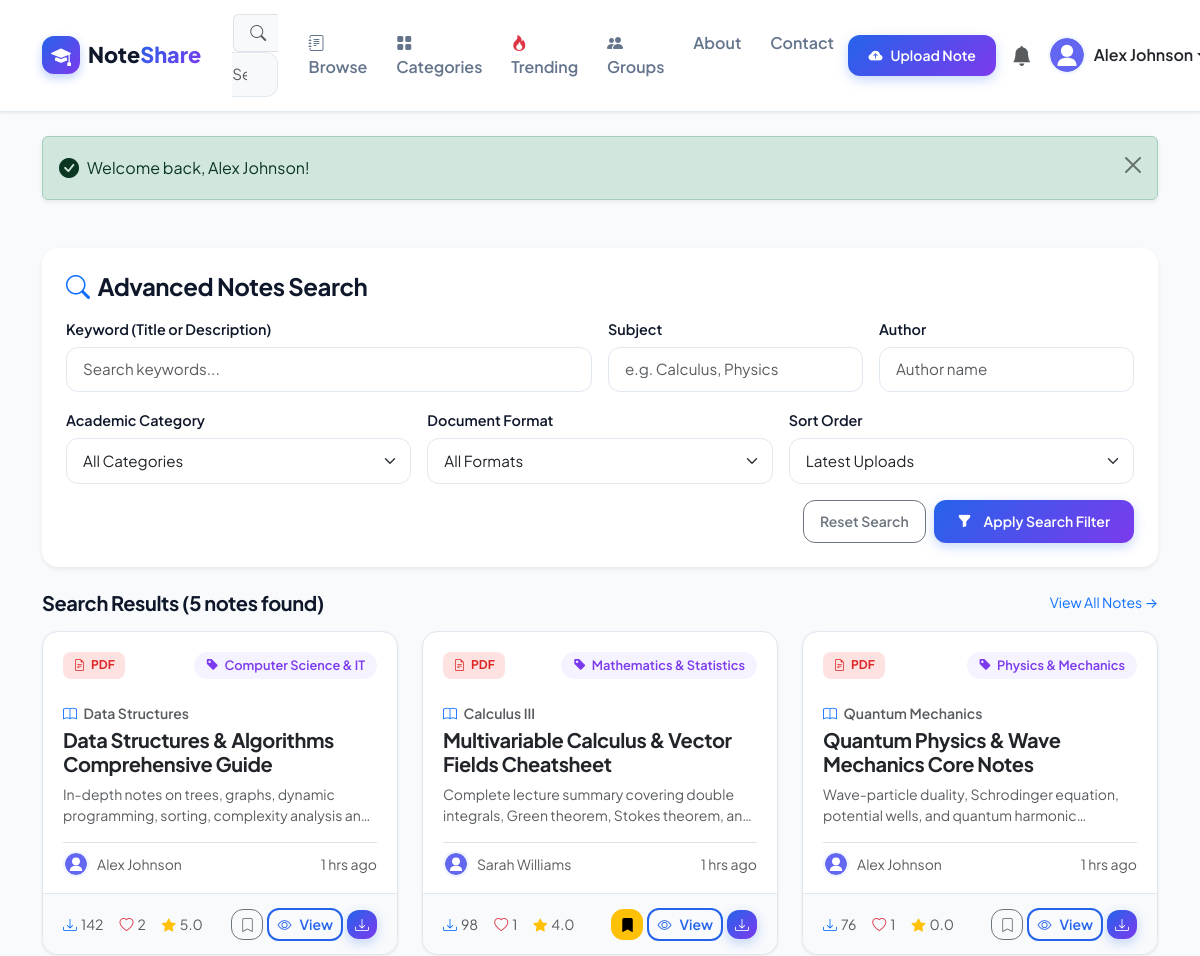
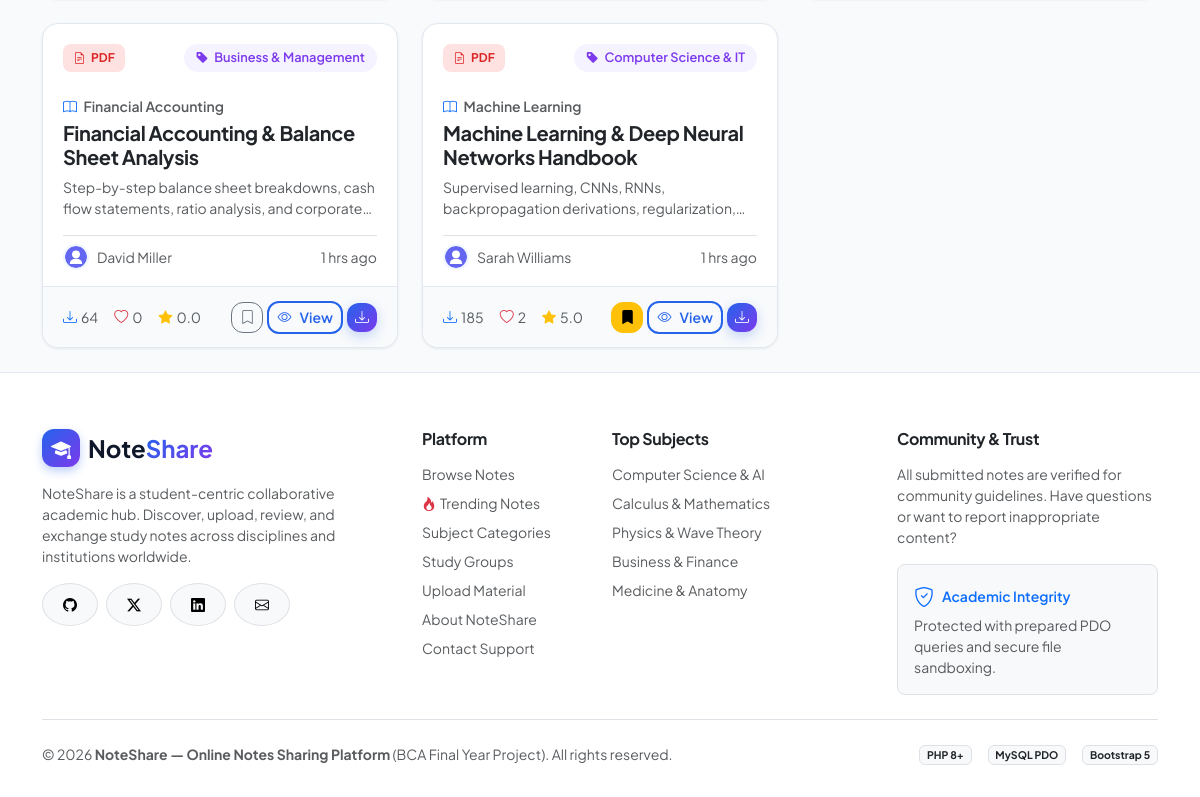
Screenshot of /online-notes-sharing/search.php (signed in) with the database file from the repository (2 pictures, top to bottom).
### tables this page shows
CREATE TABLE IF NOT EXISTS `users` (
    `id` INT AUTO_INCREMENT PRIMARY KEY,
    `name` VARCHAR(100) NOT NULL,
    `email` VARCHAR(150) NOT NULL UNIQUE,
    `password` VARCHAR(255) NOT NULL,
    `profile_image` VARCHAR(255) DEFAULT 'default_avatar.png',
    `bio` TEXT DEFAULT NULL,
    `role` ENUM('user', 'admin') DEFAULT 'user',
    `status` ENUM('active', 'blocked') DEFAULT 'active',
    `created_at` TIMESTAMP DEFAULT CURRENT_TIMESTAMP,
    INDEX `idx_users_email` (`email`),
    INDEX `idx_users_role` (`role`),
    INDEX `idx_users_status` (`status`)
);

CREATE TABLE IF NOT EXISTS `notes` (
    `id` INT AUTO_INCREMENT PRIMARY KEY,
    `user_id` INT NOT NULL,
    `category_id` INT NOT NULL,
    `title` VARCHAR(255) NOT NULL,
    `description` TEXT,
    `subject` VARCHAR(150) NOT NULL,
    `keywords` VARCHAR(255) DEFAULT '',
    `file_name` VARCHAR(255) NOT NULL,
    `file_path` VARCHAR(255) NOT NULL,
    `file_type` VARCHAR(50) NOT NULL,
    `file_size` INT NOT NULL DEFAULT 0,
    `downloads` INT NOT NULL DEFAULT 0,
    `views` INT NOT NULL DEFAULT 0,
    `status` ENUM('approved', 'pending', 'rejected') DEFAULT 'approved',
    `created_at` TIMESTAMP DEFAULT CURRENT_TIMESTAMP,
    `updated_at` TIMESTAMP DEFAULT CURRENT_TIMESTAMP ON UPDATE CURRENT_TIMESTAMP,
    FOREIGN KEY (`user_id`) REFERENCES `users`(`id`) ON DELETE CASCADE,
    FOREIGN KEY (`category_id`) REFERENCES `categories`(`id`) ON DELETE CASCADE,
    INDEX `idx_notes_user` (`user_id`),
    INDEX `idx_notes_category` (`category_id`),
    INDEX `idx_notes_subject` (`subject`),
    INDEX `idx_notes_status` (`status`),
    INDEX `idx_notes_downloads` (`downloads`),
    INDEX `idx_notes_views` (`views`),
    INDEX `idx_notes_created` (`created_at`)
);

CREATE TABLE IF NOT EXISTS `categories` (
    `id` INT AUTO_INCREMENT PRIMARY KEY,
    `name` VARCHAR(100) NOT NULL UNIQUE,
    `description` TEXT,
    `icon` VARCHAR(50) DEFAULT 'bi-folder',
    `created_at` TIMESTAMP DEFAULT CURRENT_TIMESTAMP,
    INDEX `idx_categories_name` (`name`)
);

### online-notes-sharing/search.php (the view, shortened to what this page needs)
<?php
require_once __DIR__ . '/includes/auth.php';
$current_user_id = (int)$_SESSION['user_id'];
$keyword = trim($_GET['q'] ?? '');
$subject = trim($_GET['subject'] ?? '');
$author = trim($_GET['author'] ?? '');
$sort = $_GET['sort'] ?? 'latest';
$where_clauses = ["n.status = 'approved'"];
$params = [':uid1' => $current_user_id, ':uid2' => $current_user_id];
$where_sql = implode(' AND ', $where_clauses);
$order_by = match ($sort) {
    'downloads' => 'n.downloads DESC, n.created_at DESC',
    'likes'     => 'likes_count DESC, n.created_at DESC',
    'rating'    => 'avg_rating DESC, ratings_count DESC',
    default     => 'n.created_at DESC'
};
$results = [];
try {
    $sql = "SELECT
                n.id, n.title, n.subject, n.description, n.file_name, n.file_path, n.file_type, n.file_size,
                n.downloads, n.views, n.status, n.created_at,
                u.id AS author_id, u.name AS author_name, u.profile_image AS author_image,
                c.id AS category_id, c.name AS category_name,
                COUNT(DISTINCT l.id) AS likes_count,
                COALESCE(AVG(r.rating), 0) AS avg_rating,
                COUNT(DISTINCT r.id) AS ratings_count,
                (SELECT COUNT(*) FROM saved_notes sn WHERE sn.note_id = n.id AND sn.user_id = :uid1) AS is_saved,
                (SELECT COUNT(*) FROM likes lk WHERE lk.note_id = n.id AND lk.user_id = :uid2) AS is_liked
            FROM notes n
            JOIN users u ON n.user_id = u.id
            JOIN categories c ON n.category_id = c.id
            LEFT JOIN likes l ON n.id = l.note_id
            LEFT JOIN ratings r ON n.id = r.note_id
            WHERE {$where_sql}
            GROUP BY n.id
            ORDER BY {$order_by}";
    $stmt = $pdo->prepare($sql);
    $stmt->execute($params);
    $results = $stmt->fetchAll();
} catch (PDOException $e) {
    error_log("Search execution error: " . $e->getMessage());
}
require_once __DIR__ . '/includes/header.php';
?>
<div class="container py-4">
    <div class="card border-0 shadow-sm rounded-4 p-4 mb-4 bg-white">
        <h4 class="fw-bold mb-3"><i class="bi bi-search text-primary me-2"></i>Advanced Notes Search</h4>
        <form method="GET" action="search.php" class="row g-3">
            <div class="col-lg-6 col-md-12">
                <label class="form-label small">Keyword (Title or Description)</label>
                <input type="text" name="q" class="form-control" placeholder="Search keywords..." value="<?= htmlspecialchars($keyword) ?>">
            </div>
            <div class="col-lg-3 col-md-6">
                <label class="form-label small">Subject</label>
                <input type="text" name="subject" class="form-control" placeholder="e.g. Calculus, Physics" value="<?= htmlspecialchars($subject) ?>">
            </div>
            <div class="col-lg-3 col-md-6">
                <label class="form-label small">Author</label>
                <input type="text" name="author" class="form-control" placeholder="Author name" value="<?= htmlspecialchars($author) ?>">
            </div>
            <div class="col-lg-4 col-md-6">
                <label class="form-label small">Academic Category</label>
                <select name="category" class="form-select">
                    <option value="0">All Categories</option>
                </select>
            </div>
            <div class="col-lg-4 col-md-6">
                <label class="form-label small">Document Format</label>
                <select name="file_type" class="form-select">
                    <option value="">All Formats</option>
                </select>
            </div>
            <div class="col-lg-4 col-md-12">
                <label class="form-label small">Sort Order</label>
                <select name="sort" class="form-select">
                    <option value="latest" <?= ($sort === 'latest') ? 'selected' : '' ?>>Latest Uploads</option>
                </select>
            </div>
            <div class="col-12 d-flex justify-content-end gap-2 mt-3">
                <a href="search.php" class="btn btn-outline-secondary btn-sm px-3">Reset Search</a>
                <button type="submit" class="btn btn-primary btn-sm px-4"><i class="bi bi-funnel-fill me-1"></i> Apply Search Filter</button>
            </div>
        </form>
    </div>
    <div class="d-flex align-items-center justify-content-between mb-3">
        <h5 class="fw-bold mb-0">Search Results (<?= count($results) ?> notes found)</h5>
        <a href="notes.php" class="small text-primary text-decoration-none">View All Notes &rarr;</a>
    </div>
    <div class="row g-4">
        <?php if (empty($results)): ?>
            <div class="col-12 text-center py-5">
                <div class="p-5 bg-white rounded-4 border" style="max-width: 500px; margin: 0 auto;">
                    <i class="bi bi-search text-muted" style="font-size: 3rem;"></i>
                    <h5 class="fw-bold mt-3">No Notes Matched Your Search</h5>
                    <p class="text-muted small">Try using broader search terms, selecting "All Categories", or removing filters.</p>
                    <a href="notes.php" class="btn btn-primary btn-sm">Explore All Study Notes</a>
                </div>
            </div>
        <?php else: ?>
            <?php foreach ($results as $n): ?>
                <?php
                    $ext = strtolower(pathinfo($n['file_name'], PATHINFO_EXTENSION));
                    $badge_class = 'file-badge-' . ($ext ?: 'txt');
                ?>
                <div class="col-lg-4 col-md-6">
                    <div class="edu-card">
                        <div class="edu-card-header">
                            <span class="file-badge <?= $badge_class ?>">
                                <i class="bi bi-file-earmark-text"></i> <?= strtoupper($ext) ?>
                            </span>
                            <span class="category-pill">
                                <i class="bi bi-tag-fill"></i> <?= htmlspecialchars($n['category_name']) ?>
                            </span>
                        </div>
                        <div class="edu-card-body">
                            <div class="text-muted small fw-semibold mb-1">
                                <i class="bi bi-book me-1 text-primary"></i> <?= htmlspecialchars($n['subject']) ?>
                            </div>
                            <h5 class="fw-bold mb-2">
                                <a href="note.php?id=<?= $n['id'] ?>" class="text-dark text-decoration-none">
                                    <?= htmlspecialchars($n['title']) ?>
                                </a>
                            </h5>
                            <p class="text-muted small mb-3 text-truncate-2" style="display: -webkit-box; -webkit-line-clamp: 2; -webkit-box-orient: vertical; overflow: hidden; height: 42px;">
                                <?= htmlspecialchars($n['description'] ?: 'No description provided.') ?>
                            </p>
                            <div class="d-flex align-items-center justify-content-between pt-2 border-top small text-muted">
                                <div class="d-flex align-items-center gap-2">
                                    <img src="uploads/avatars/default_avatar.svg" class="avatar-img" style="width: 26px; height: 26px;" alt="Author">
                                    <span class="text-truncate" style="max-width: 120px;"><?= htmlspecialchars($n['author_name']) ?></span>
                                </div>
                                <span><?= time_ago($n['created_at']) ?></span>
                            </div>
                        </div>
                        <div class="edu-card-footer">
                            <div class="d-flex align-items-center gap-3 small text-muted">
                                <span title="Downloads"><i class="bi bi-download text-primary me-1"></i><?= $n['downloads'] ?></span>
                                <span title="Likes"><i class="bi bi-heart text-danger me-1"></i><span class="like-count"><?= $n['likes_count'] ?></span></span>
                                <span title="Rating"><i class="bi bi-star-fill text-warning me-1"></i><?= number_format($n['avg_rating'], 1) ?></span>
                            </div>
                            <div class="d-flex align-items-center gap-1">
                                <button class="btn btn-sm <?= !empty($n['is_saved']) ? 'btn-warning' : 'btn-outline-secondary' ?> btn-save-note p-1 px-2" data-note-id="<?= $n['id'] ?>" title="Save Note">
                                    <i class="bi <?= !empty($n['is_saved']) ? 'bi-bookmark-fill' : 'bi-bookmark' ?>"></i>
                                </button>
                                <a href="note.php?id=<?= $n['id'] ?>" class="btn btn-sm btn-outline-primary p-1 px-2">
                                    <i class="bi bi-eye"></i> View
                                </a>
                                <a href="download.php?id=<?= $n['id'] ?>" class="btn btn-sm btn-primary p-1 px-2">
                                    <i class="bi bi-download"></i>
                                </a>
                            </div>
                        </div>
                    </div>
                </div>
            <?php endforeach; ?>
        <?php endif; ?>
    </div>
</div>
<?php require_once __DIR__ . '/includes/footer.php'; ?>

### online-notes-sharing/includes/navbar.php (shortened to what this page needs)
<?php
$current_script = basename($_SERVER['PHP_SELF']);
?>
<nav class="navbar navbar-expand-lg navbar-custom">
    <div class="container">
        <a class="navbar-brand" href="index.php">
            <span class="brand-icon"><i class="bi bi-mortarboard-fill"></i></span>
            <span>Note<span class="text-gradient">Share</span></span>
        </a>
        <div class="collapse navbar-collapse" id="navbarMain">
            <form class="d-flex mx-lg-3 my-2 my-lg-0 flex-grow-1" style="max-width: 380px;" action="search.php" method="GET">
                <div class="input-group">
                    <span class="input-group-text bg-light border-end-0 text-muted ps-3">
                        <i class="bi bi-search"></i>
                    </span>
                    <input class="form-control bg-light border-start-0 ps-0" type="search" name="q" placeholder="Search notes by title, subject, or author..." aria-label="Search" value="<?= isset($_GET['q']) ? htmlspecialchars($_GET['q']) : '' ?>">
                </div>
            </form>
            <ul class="navbar-nav me-auto mb-2 mb-lg-0">
                <li class="nav-item">
                    <a class="nav-link <?= $current_script === 'notes.php' ? 'active' : '' ?>" href="notes.php">
                        <i class="bi bi-journal-text me-1"></i> Browse
                    </a>
                </li>
                <li class="nav-item">
                    <a class="nav-link <?= $current_script === 'categories.php' ? 'active' : '' ?>" href="categories.php">
                        <i class="bi bi-grid-fill me-1"></i> Categories
                    </a>
                </li>
                <li class="nav-item">
                    <a class="nav-link <?= $current_script === 'trending.php' ? 'active' : '' ?>" href="trending.php">
                        <i class="bi bi-fire text-danger me-1"></i> Trending
                    </a>
                </li>
                <li class="nav-item">
                    <a class="nav-link <?= in_array($current_script, ['groups.php', 'group.php']) ? 'active' : '' ?>" href="groups.php">
                        <i class="bi bi-people-fill me-1"></i> Groups
                    </a>
                </li>
                <li class="nav-item">
                    <a class="nav-link <?= $current_script === 'about.php' ? 'active' : '' ?>" href="about.php">
                        About
                    </a>
                </li>
                <li class="nav-item">
                    <a class="nav-link <?= $current_script === 'contact.php' ? 'active' : '' ?>" href="contact.php">
                        Contact
                    </a>
                </li>
            </ul>
            <div class="d-flex align-items-center gap-2 mt-2 mt-lg-0">
                <?php if (is_logged_in() && $user): ?>
                    <a href="upload_note.php" class="btn btn-sm btn-primary text-nowrap">
                        <i class="bi bi-cloud-arrow-up-fill"></i> Upload Note
                    </a>
                    <a href="notifications.php" class="btn btn-sm btn-outline-secondary position-relative border-0 rounded-circle p-2" title="Notifications">
                        <i class="bi bi-bell-fill fs-5 text-muted"></i>
                    </a>
                    <div class="dropdown">
                        <a href="#" class="d-flex align-items-center text-decoration-none dropdown-toggle text-dark" id="userDropdown" data-bs-toggle="dropdown" aria-expanded="false">
                            <img src="uploads/avatars/default_avatar.svg" alt="Avatar" class="avatar-img me-2">
                            <span class="fw-semibold d-none d-md-inline"><?= htmlspecialchars($user['name']) ?></span>
                        </a>
                    </div>
                <?php endif; ?>
            </div>
        </div>
    </div>
</nav>

### rows the page displays
users: name "Alex Johnson"
notes: file_name "PDF", category.name "Computer Science & IT", subject "Data Structures", title "Data Structures & Algorithms Comprehensive Guide", description "In-depth notes on trees, graphs, dynamic programming, sorting, complexity analysis…", user.name "Alex Johnson", created_at "1 hrs ago", downloads "142", likes_count "2", avg_rating "5.0"
notes: file_name "PDF", category.name "Mathematics & Statistics", subject "Calculus III", title "Multivariable Calculus & Vector Fields Cheatsheet", description "Complete lecture summary covering double integrals, Green theorem, Stokes theorem,…", user.name "Sarah Williams", created_at "1 hrs ago", downloads "98", likes_count "1", avg_rating "4.0"
notes: file_name "PDF", category.name "Physics & Mechanics", subject "Quantum Mechanics", title "Quantum Physics & Wave Mechanics Core Notes", description "Wave-particle duality, Schrodinger equation, potential wells, and quantum…", user.name "Alex Johnson", created_at "1 hrs ago", downloads "76", likes_count "1", avg_rating "0.0"
notes: file_name "PDF", category.name "Business & Management", subject "Financial Accounting", title "Financial Accounting & Balance Sheet Analysis", description "Step-by-step balance sheet breakdowns, cash flow statements, ratio analysis, and…", user.name "David Miller", created_at "1 hrs ago", downloads "64", likes_count "0", avg_rating "0.0"
notes: file_name "PDF", category.name "Computer Science & IT", subject "Machine Learning", title "Machine Learning & Deep Neural Networks Handbook", description "Supervised learning, CNNs, RNNs, backpropagation derivations,…", user.name "Sarah Williams", created_at "1 hrs ago", downloads "185", likes_count "2", avg_rating "5.0"

### other values shown
$msg "Welcome back, Alex Johnson!"
count($results) "5"
